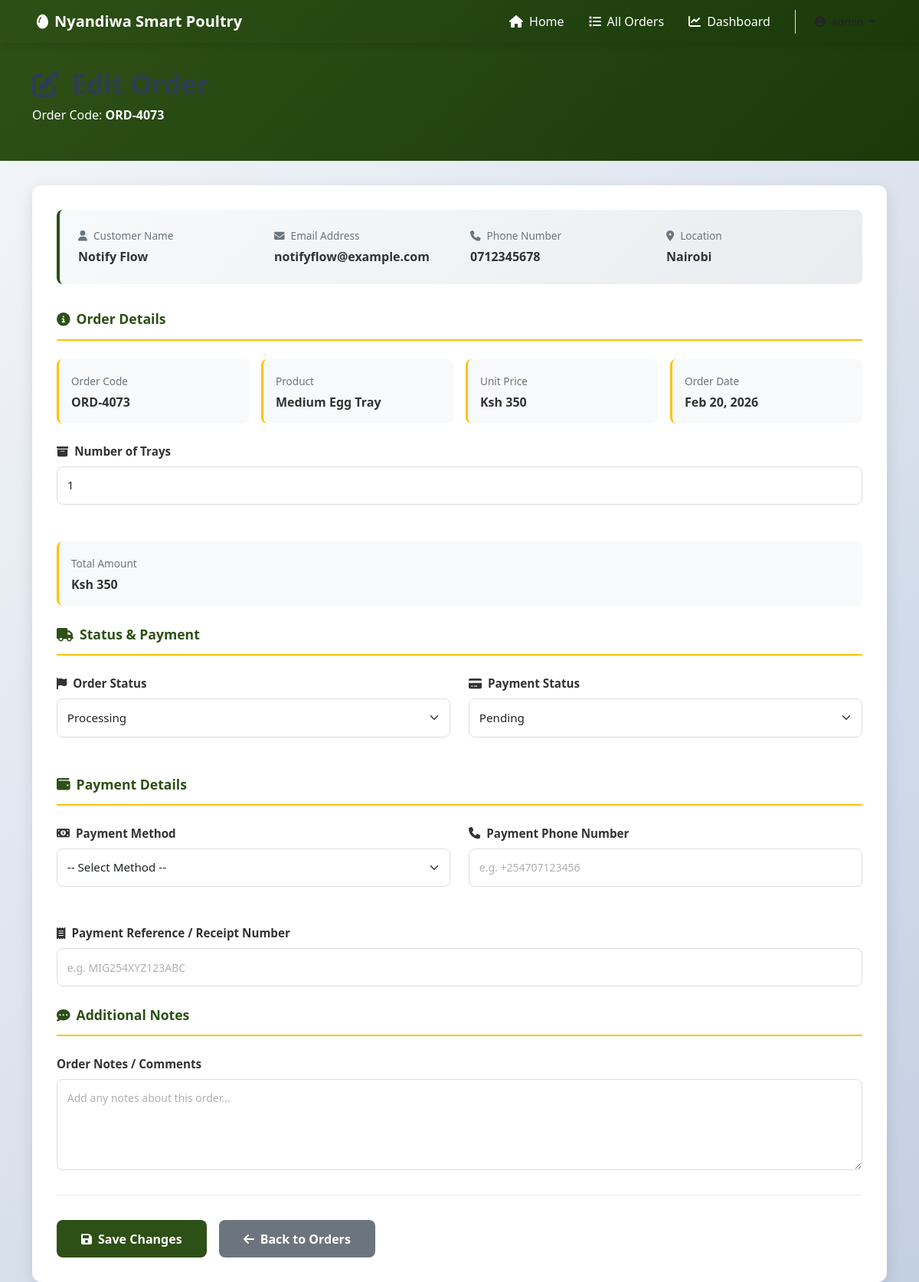
The app's page /edit-order/6/ (signed in) with its own data.
### chickapp/models.py (models this page shows, shortened)
class order(models.Model):
    STATUS_PROCESSING = "processing"
    STATUS_IN_TRANSIT = "in_transit"
    STATUS_DELIVERED = "delivered"
    STATUS_CANCELLED = "cancelled"
    STATUS_CHOICES = [
        (STATUS_PROCESSING, "Processing"),
        (STATUS_IN_TRANSIT, "In Transit"),
        (STATUS_DELIVERED, "Delivered"),
        (STATUS_CANCELLED, "Cancelled"),
    ]
    PAYMENT_MPESA = "mpesa"
    PAYMENT_AIRTEL = "airtel_money"
    PAYMENT_CASH = "cash"
    PAYMENT_METHOD_CHOICES = [
        (PAYMENT_MPESA, "M-Pesa"),
        (PAYMENT_AIRTEL, "Airtel Money"),
        (PAYMENT_CASH, "Cash on Delivery"),
    ]
    PAYMENT_STATUS_PENDING = "pending"
    PAYMENT_STATUS_COMPLETED = "completed"
    PAYMENT_STATUS_FAILED = "failed"
    PAYMENT_STATUS_CHOICES = [
        (PAYMENT_STATUS_PENDING, "Pending"),
        (PAYMENT_STATUS_COMPLETED, "Completed"),
        (PAYMENT_STATUS_FAILED, "Failed"),
    ]
    order_code = models.CharField(max_length=12, editable=False, default='TEMP')
    customer = models.ForeignKey(customer, on_delete=models.CASCADE)
    product = models.ForeignKey(product, on_delete=models.PROTECT, null=True, blank=True)
    number_of_trays = models.PositiveIntegerField()
    amount = models.DecimalField(max_digits=10, decimal_places=2, default=0)
    status = models.CharField(max_length=20, choices=STATUS_CHOICES, default=STATUS_PROCESSING)
    payment_method = models.CharField(max_length=20, choices=PAYMENT_METHOD_CHOICES, blank=True, default="")
    payment_status = models.CharField(max_length=20, choices=PAYMENT_STATUS_CHOICES, default=PAYMENT_STATUS_PENDING)
    payment_phone = models.CharField(max_length=15, blank=True, default="")
    payment_reference = models.CharField(max_length=50, blank=True, default="")
    mpesa_checkout_request_id = models.CharField(max_length=100, blank=True, default="")
    mpesa_merchant_request_id = models.CharField(max_length=100, blank=True, default="")
    mpesa_receipt_number = models.CharField(max_length=50, blank=True, default="")
    order_date = models.DateTimeField(auto_now_add=True)
    updated_at = models.DateTimeField(auto_now=True)
    message = models.TextField(blank=True, default="")

class customer(models.Model):
    name = models.CharField(max_length=100)
    surname = models.CharField(max_length=100)
    email = models.EmailField(max_length=100)
    password = models.CharField(max_length=255)
    phone = models.CharField(max_length=20)
    location = models.CharField(max_length=100)
    message = models.TextField(blank=True, default="")

class product(models.Model):
    name = models.CharField(max_length=50)
    size = models.CharField(max_length=30, blank=True, default="")
    price = models.DecimalField(max_digits=10, decimal_places=2)
    description = models.TextField(blank=True, default="")
    is_active = models.BooleanField(default=True)
    created_at = models.DateTimeField(auto_now_add=True)

### chickapp/views.py (the view, shortened to what this page needs)
# urls.py: path('edit-order/<int:order_id>/', views.edit_order, name='edit_order'),
def edit_order(request, order_id):
    if not request.user.is_authenticated:
        return redirect('login')
    if not request.user.is_superuser and not request.user.is_staff:
        messages.error(request, 'You do not have permission to access this page.')
        return redirect('products')
    try:
        order_obj = get_object_or_404(order, pk=order_id)
    except:
        messages.error(request, 'Order not found.')
        return redirect('show_orders')
    context = {
        'order_obj': order_obj,
        'status_choices': order.STATUS_CHOICES,
        'payment_method_choices': order.PAYMENT_METHOD_CHOICES,
        'payment_status_choices': order.PAYMENT_STATUS_CHOICES,
    }
    return render(request, 'edit_order.html', context)

### chickapp/templates/edit_order.html (shortened to what this page needs)
<!DOCTYPE html>
<html lang="en">
<head>
    {% load static %}
    <link href="https://cdn.jsdelivr.net/npm/bootstrap@5.3.0/dist/css/bootstrap.min.css" rel="stylesheet">
    <link href="https://cdnjs.cloudflare.com/ajax/libs/font-awesome/6.4.0/css/all.min.css" rel="stylesheet">
    <link href="{% static 'css/custom.css' %}" rel="stylesheet">
</head>
<body>
    <nav class="navbar navbar-expand-lg navbar-dark navbar-farm sticky-top">
        <div class="container-fluid px-lg-5">
            <a class="navbar-brand d-flex align-items-center fw-bold" href="{% url 'index' %}">
                <div class="brand-icon-wrapper me-2">
                    <i class="fas fa-egg"></i>
                </div>
                <span>Nyandiwa Smart Poultry</span>
            </a>
            <div class="collapse navbar-collapse" id="navbarNav">
                <ul class="navbar-nav ms-auto align-items-center gap-3">
                    <li class="nav-item">
                        <a class="nav-link nav-link-modern" href="{% url 'index' %}">
                            <i class="fas fa-home me-2"></i>Home
                        </a>
                    </li>
                    <li class="nav-item">
                        <a class="nav-link nav-link-modern" href="{% url 'show_orders' %}">
                            <i class="fas fa-list me-2"></i>All Orders
                        </a>
                    </li>
                    <li class="nav-item">
                        <a class="nav-link nav-link-modern" href="{% url 'dashboard' %}">
                            <i class="fas fa-chart-line me-2"></i>Dashboard
                        </a>
                    </li>
                    <li class="nav-item border-start ps-3 ms-2">
                        <div class="dropdown">
                            <button class="btn btn-nav-primary btn-sm dropdown-toggle" type="button" data-bs-toggle="dropdown" aria-expanded="false">
                                <i class="fas fa-user-circle me-2"></i>{{ user.first_name|default:user.username }}
                            </button>
                        </div>
                    </li>
                </ul>
            </div>
        </div>
    </nav>
    <div class="page-header">
        <div class="container">
            <h1><i class="fas fa-edit me-3"></i>Edit Order</h1>
            <p>Order Code: <strong>{{ order_obj.order_code }}</strong></p>
        </div>
    </div>
    <main class="container mb-5">
        <div class="form-card">
            <div class="customer-info-card">
                <div class="row">
                    <div class="col-md-3">
                        <div class="customer-info-label"><i class="fas fa-user me-2"></i>Customer Name</div>
                        <div class="customer-info-value">{{ order_obj.customer.name }} {{ order_obj.customer.surname }}</div>
                    </div>
                    <div class="col-md-3">
                        <div class="customer-info-label"><i class="fas fa-envelope me-2"></i>Email Address</div>
                        <div class="customer-info-value">{{ order_obj.customer.email }}</div>
                    </div>
                    <div class="col-md-3">
                        <div class="customer-info-label"><i class="fas fa-phone me-2"></i>Phone Number</div>
                        <div class="customer-info-value">{{ order_obj.customer.phone }}</div>
                    </div>
                    <div class="col-md-3">
                        <div class="customer-info-label"><i class="fas fa-map-marker-alt me-2"></i>Location</div>
                        <div class="customer-info-value">{{ order_obj.customer.location }}</div>
                    </div>
                </div>
            </div>
            <form method="POST" class="order-form">
                <div class="form-section-title">
                    <i class="fas fa-info-circle me-2"></i>Order Details
                </div>
                <div class="order-info-grid">
                    <div class="info-box">
                        <label>Order Code</label>
                        <div class="info-box-value">{{ order_obj.order_code }}</div>
                    </div>
                    <div class="info-box">
                        <label>Product</label>
                        <div class="info-box-value">{{ order_obj.product.name|default:"N/A" }}</div>
                    </div>
                    <div class="info-box">
                        <label>Unit Price</label>
                        <div class="info-box-value">Ksh {{ order_obj.product.price|floatformat:0|default:"N/A" }}</div>
                    </div>
                    <div class="info-box">
                        <label>Order Date</label>
                        <div class="info-box-value">{{ order_obj.order_date|date:"M d, Y" }}</div>
                    </div>
                </div>
                <div class="form-row">
                    <div class="form-group">
                        <label for="number_of_trays" class="form-label">
                            <i class="fas fa-archive me-2"></i>Number of Trays
                        </label>
                        <input type="number" id="number_of_trays" name="number_of_trays" class="form-control"
                               value="{{ order_obj.number_of_trays }}" min="1" required
                               onchange="updateAmount()">
                    </div>
                </div>
                <div class="form-row">
                    <div class="info-box">
                        <label>Total Amount</label>
                        <div class="info-box-value">Ksh <span id="totalAmount">{{ order_obj.amount|floatformat:0 }}</span></div>
                    </div>
                </div>
                <div class="form-section-title">
                    <i class="fas fa-truck me-2"></i>Status & Payment
                </div>
                <div class="form-row">
                    <div class="form-group">
                        <label for="status" class="form-label">
                            <i class="fas fa-flag me-2"></i>Order Status
                        </label>
                        <select id="status" name="status" class="form-select" required>
                            {% for value, label in status_choices %}
                            <option value="{{ value }}" {% if order_obj.status == value %}selected{% endif %}>
                                {{ label }}
                            </option>
                            {% endfor %}
                        </select>
                    </div>
                    <div class="form-group">
                        <label for="payment_status" class="form-label">
                            <i class="fas fa-credit-card me-2"></i>Payment Status
                        </label>
                        <select id="payment_status" name="payment_status" class="form-select" required>
                            {% for value, label in payment_status_choices %}
                            <option value="{{ value }}" {% if order_obj.payment_status == value %}selected{% endif %}>
                                {{ label }}
                            </option>
                            {% endfor %}
                        </select>
                    </div>
                </div>
                <div class="form-section-title">
                    <i class="fas fa-wallet me-2"></i>Payment Details
                </div>
                <div class="form-row">
                    <div class="form-group">
                        <label for="payment_method" class="form-label">
                            <i class="fas fa-money-bill-alt me-2"></i>Payment Method
                        </label>
                        <select id="payment_method" name="payment_method" class="form-select">
                            <option value="">-- Select Method --</option>
                        </select>
                    </div>
                    <div class="form-group">
                        <label for="payment_phone" class="form-label">
                            <i class="fas fa-phone me-2"></i>Payment Phone Number
                        </label>
                        <input type="text" id="payment_phone" name="payment_phone" class="form-control"
                               value="{{ order_obj.payment_phone }}" placeholder="e.g. +254707123456">
                    </div>
                </div>
                <div class="form-group">
                    <label for="payment_reference" class="form-label">
                        <i class="fas fa-receipt me-2"></i>Payment Reference / Receipt Number
                    </label>
                    <input type="text" id="payment_reference" name="payment_reference" class="form-control"
                           value="{{ order_obj.payment_reference }}" placeholder="e.g. MIG254XYZ123ABC">
                </div>
                <div class="form-section-title">
                    <i class="fas fa-comment-dots me-2"></i>Additional Notes
                </div>
                <div class="form-group">
                    <label for="message" class="form-label">Order Notes / Comments</label>
                    <textarea id="message" name="message" class="form-control" rows="4"
                              placeholder="Add any notes about this order...">{{ order_obj.message }}</textarea>
                </div>
                <div class="button-group">
                    <button type="submit" class="btn btn-farm-green">
                        <i class="fas fa-save me-2"></i>Save Changes
                    </button>
                    <a href="{% url 'show_orders' %}" class="btn btn-secondary-custom">
                        <i class="fas fa-arrow-left me-2"></i>Back to Orders
                    </a>
                </div>
            </form>
        </div>
    </main>
</body>
</html>

### records on screen
order: order_code "ORD-4073", customer.name "Notify", customer.surname "Flow", customer.email "notifyflow@example.com", customer.phone "0712345678", customer.location "Nairobi", product.name "Medium Egg Tray", product.price "350", order_date "Feb 20, 2026", number_of_trays "1", amount "350", status "Processing", payment_status "Pending"
